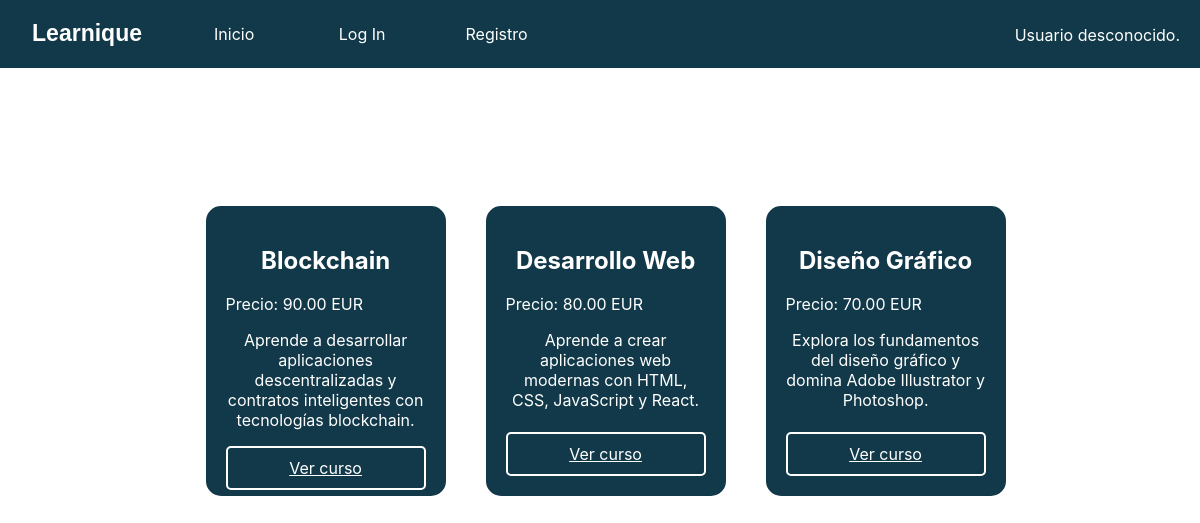
The page /cursos.php on the database its author committed.
### tables this page shows
CREATE TABLE IF NOT EXISTS Curso (
    nombre_curso VARCHAR(100),
    descripcion TEXT NOT NULL,
    profesor_id INT,
    fecha_creacion TIMESTAMP NOT NULL,
    duracion VARCHAR(50) NOT NULL,
    nivel_dificultad ENUM('Principiante', 'Intermedio', 'Avanzado') NOT NULL,
    categoria VARCHAR(100) NOT NULL,
    requisitos_previos TEXT,
    precio DECIMAL(10, 2),
    estado_curso ENUM('Activo', 'Inactivo', 'En desarrollo') NOT NULL,
    PRIMARY KEY (nombre_curso),
    FOREIGN KEY (profesor_id) REFERENCES Profesor(id)
);

### includes/src/Curso.php (called while the page is built, shortened)
<?php
class Curso {
    private $nombre_curso;
    private $descripcion;
    private $precio;
    public function __construct($nombre_curso, $descripcion, $profesor_id, $duracion, $categoria, $nivel_dificultad, $precio) {
        $this->nombre_curso = $nombre_curso;
        $this->descripcion = $descripcion;
        $this->precio = $precio;
    }
    public function getNombre() {
        return $this->nombre_curso;
    }
    public function getDescripcion() {
        return $this->descripcion;
    }
    public function getPrecio() {
        return $this->precio;
    }
    static public function obtenerCursos() {
        $conn = Aplicacion::getInstance()->getConexionBd();
        $query = sprintf("SELECT * FROM Curso");
        $rs = $conn->query($query);
        $result = false;
        if ($rs) {
            $result = [];
            while ($row = $rs->fetch_assoc()) {
                $curso = new Curso(
                    $row['nombre_curso'],
                    $row['descripcion'],
                    $row['profesor_id'],
                    $row['duracion'],
                    $row['categoria'],
                    $row['nivel_dificultad'],
                    $row['precio']);
                $result[] = $curso;
            }
        } else {
            error_log("Error BD ({$conn->errno}): {$conn->error}");
        }
        return $result;
    }
}

### includes/src/config.php (called while the page is built, shortened)
<?php
spl_autoload_register(function ($class_name) {
    $prefix = 'es\\ucm\\fdi\\aw\\';
    $base_dir = __DIR__.'/';
    $len = strlen($prefix);
    $relative_class = substr($class_name, $len);
    $file = $base_dir . str_replace('\\', '/', $relative_class) . '.php';
});

### cursos.php (the view, shortened to what this page needs)
<?php
require_once __DIR__.'/includes/src/config.php';
function toBox($nombre, $precio, $descripcion) {
    $nombreEscapado = htmlspecialchars($nombre, ENT_QUOTES, 'UTF-8');
    $descripcionEscapada = htmlspecialchars($descripcion, ENT_QUOTES, 'UTF-8');
    $precioEscapado = htmlspecialchars($precio, ENT_QUOTES, 'UTF-8');
    $urlCurso = 'curso.php?nombre_curso=' . urlencode($nombre);
    $contenido = "<div class='box-cursos'>";
    $contenido .= "<h2 class='nombre-cursos'>$nombreEscapado</h2>";
    $contenido .= "<div class='precio-cursos'>Precio: $precioEscapado EUR</div>";
    $contenido .= "<p class='descripcion-cursos'>$descripcionEscapada</p>";
    $contenido .= "<a href='$urlCurso' class='button-cursos'>Ver curso</a>";
    $contenido .= "</div>";
    return $contenido;
}
$contenidoPrincipal = "<div id='contenedor-cursos'>";
$cursos = es\ucm\fdi\aw\Curso::obtenerCursos();
if ($cursos) {
    foreach($cursos as $curso) {
        $contenidoPrincipal .= toBox($curso->getNombre(), $curso->getPrecio(), $curso->getDescripcion());
    }
} else {
    $contenidoPrincipal .= '<p>No hay cursos disponibles en este momento.</p>';
}
$contenidoPrincipal .= '</div>';
include 'includes/vistas/plantillas/plantilla.php';

### includes/vistas/plantillas/plantilla.php (shortened to what this page needs)
<!DOCTYPE html>
<html lang='es'>
<head>
	<link rel="stylesheet" href="<?= RUTA_CSS ?>/style.css">
</head>
<body>
<div id="contenedor">
<?php
require "includes/vistas/comun/topbar.php";
?>
<main>
<article>
<?= $contenidoPrincipal ?>
</article>
</main>
</div>
</body>
</html>

### includes/vistas/comun/topbar.php (shortened to what this page needs)
<header class="topbar">
    <div class="topbar-name">
        <a href="#" class="topbar-name">Learnique</a>
    </div>
    <div class="topbar-items">
        <a href="index.php" class="topbar-item">Inicio</a>
        <?php
        if (!isset($_SESSION["login"]) || $_SESSION["login"] !== true) {
            echo "<a href='login.php' class='topbar-item'>Log In</a>";
            echo "<a href='registro.php' class='topbar-item'>Registro</a>";
        }
        ?>
    </div>
    <?php
    if (!function_exists('mostrarSaludo')) {
        function mostrarSaludo() {
            $saludos = [
                es\ucm\fdi\aw\Usuario::ADMIN_ROLE => "Administrador",
                es\ucm\fdi\aw\Usuario::ESTUDIANTE_ROLE => "Estudiante",
                es\ucm\fdi\aw\Usuario::PROFESOR_ROLE => "Profesor"
            ];
            if (isset($_SESSION['login']) && ($_SESSION['login'] === true)) {
                $tipo_usuario = $_SESSION['tipo_usuario'];
                $nombre = $_SESSION['nombre'];
                $saludo = $saludos[$tipo_usuario] ?? "Usuario desconocido";
                return "Bienvenido, $saludo $nombre <a href='logout.php' class='salir-topbar'>(salir)</a>";
            } else {
                return "Usuario desconocido.";
            }
        }
    }
    ?>
    <div class="saludo-topbar"><?= mostrarSaludo(); ?></div>
</header>

### CSS/style.css (style rules this page uses)
html { font-family: 'Inter', Arial, sans-serif; background-color: white; padding: 0; color: #123949; }
.topbar { background-color: #123949; overflow: hidden; display: flex; width: 100vw; left: 0; right: 0; top: 0; position:fixed; }
.topbar-item { display:inline-grid; color: white; text-align: center; padding: 24px 40px; text-decoration: none; }
.topbar-name { float: left; display: block; color: white; text-align: center; padding: 10px 16px; text-decoration: none; font-family: sans-serif; font-weight: bolder; font-size:larger; text-align: center; }
.saludo-topbar { color: white; margin-left: auto; margin-right: 20px; text-align: right; margin-top: 25px; }
p { font-size: large; }
h2 { font-size: 3em; }
article { display: flex; justify-content: center; flex-direction: column; }
#contenedor-cursos { display: flex; flex-direction: row; flex-wrap: nowrap; justify-content: space-between; align-items: center; overflow-x: auto; margin: 15% 15% 0% 15%; }
.box-cursos { background-color: #123949; color: white; width: 200px; height: 250px; padding: 20px; margin: 20px; border-radius: 15px; flex: 0 0 auto; text-align: center; display: flex; flex-direction: column; justify-content: space-between; }
.nombre-cursos { font-size: 1.5rem; }
.precio-cursos { text-align: left; }
.descripcion-cursos { font-size: 1rem; text-align: center; }
.button-cursos { color: white; margin-top: auto; display: inline-block; padding: 10px; border: 2px solid white; border-radius: 5px; transition: all 0.3s ease; }

### rows shown on the page
curso: nombre_curso "Blockchain", precio "90.00", descripcion "Aprende a desarrollar aplicaciones descentralizadas y contratos inteligentes con tecnologías blockchain."
curso: nombre_curso "Desarrollo Web", precio "80.00", descripcion "Aprende a crear aplicaciones web modernas con HTML, CSS, JavaScript y React."
curso: nombre_curso "Diseño Gráfico", precio "70.00", descripcion "Explora los fundamentos del diseño gráfico y domina Adobe Illustrator y Photoshop."

### other values the page prints
mostrarSaludo() "Usuario desconocido."
